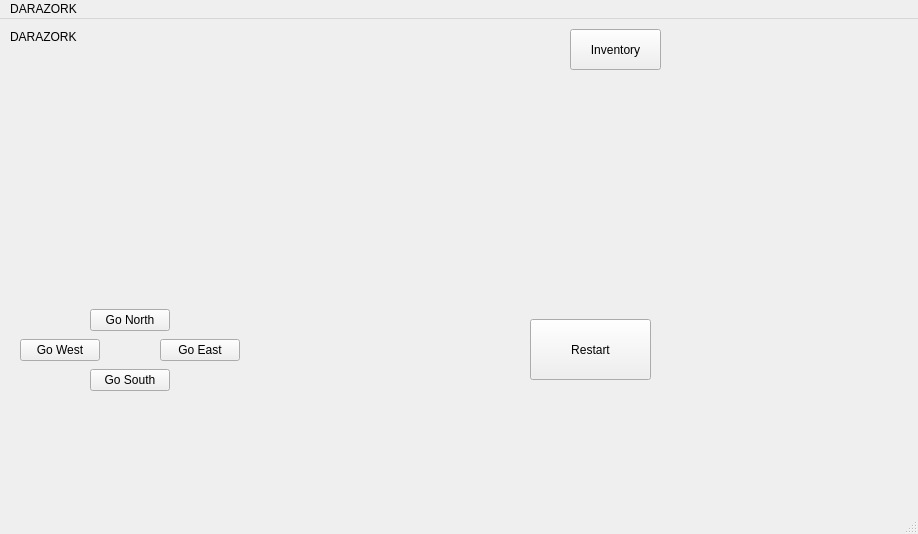
<?xml version="1.0" encoding="UTF-8"?>
<ui version="4.0">
 <class>MainWindow</class>
 <widget class="QMainWindow" name="MainWindow">
  <property name="geometry">
   <rect>
    <x>0</x>
    <y>0</y>
    <width>918</width>
    <height>534</height>
   </rect>
  </property>
  <property name="windowTitle">
   <string>MainWindow</string>
  </property>
  <widget class="QWidget" name="centralwidget">
   <widget class="QLabel" name="label">
    <property name="geometry">
     <rect>
      <x>10</x>
      <y>10</y>
      <width>71</width>
      <height>16</height>
     </rect>
    </property>
    <property name="text">
     <string>DARAZORK</string>
    </property>
   </widget>
   <widget class="QPushButton" name="pushButton">
    <property name="geometry">
     <rect>
      <x>90</x>
      <y>290</y>
      <width>80</width>
      <height>22</height>
     </rect>
    </property>
    <property name="text">
     <string>Go North</string>
    </property>
   </widget>
   <widget class="QPushButton" name="pushButton_2">
    <property name="geometry">
     <rect>
      <x>20</x>
      <y>320</y>
      <width>80</width>
      <height>22</height>
     </rect>
    </property>
    <property name="text">
     <string>Go West</string>
    </property>
   </widget>
   <widget class="QPushButton" name="pushButton_3">
    <property name="geometry">
     <rect>
      <x>90</x>
      <y>350</y>
      <width>80</width>
      <height>22</height>
     </rect>
    </property>
    <property name="text">
     <string>Go South</string>
    </property>
   </widget>
   <widget class="QPushButton" name="pushButton_4">
    <property name="geometry">
     <rect>
      <x>160</x>
      <y>320</y>
      <width>80</width>
      <height>22</height>
     </rect>
    </property>
    <property name="text">
     <string>Go East</string>
    </property>
   </widget>
   <widget class="QPushButton" name="pushButton_6">
    <property name="geometry">
     <rect>
      <x>530</x>
      <y>300</y>
      <width>121</width>
      <height>61</height>
     </rect>
    </property>
    <property name="text">
     <string>Restart</string>
    </property>
   </widget>
   <widget class="QPushButton" name="pushButton_7">
    <property name="geometry">
     <rect>
      <x>570</x>
      <y>10</y>
      <width>91</width>
      <height>41</height>
     </rect>
    </property>
    <property name="text">
     <string>Inventory</string>
    </property>
   </widget>
  </widget>
  <widget class="QMenuBar" name="menubar">
   <property name="geometry">
    <rect>
     <x>0</x>
     <y>0</y>
     <width>918</width>
     <height>20</height>
    </rect>
   </property>
   <widget class="QMenu" name="menuDARAZORK">
    <property name="title">
     <string>DARAZORK</string>
    </property>
   </widget>
   <addaction name="menuDARAZORK"/>
  </widget>
  <widget class="QStatusBar" name="statusbar"/>
 </widget>
 <resources/>
 <connections/>
</ui>
